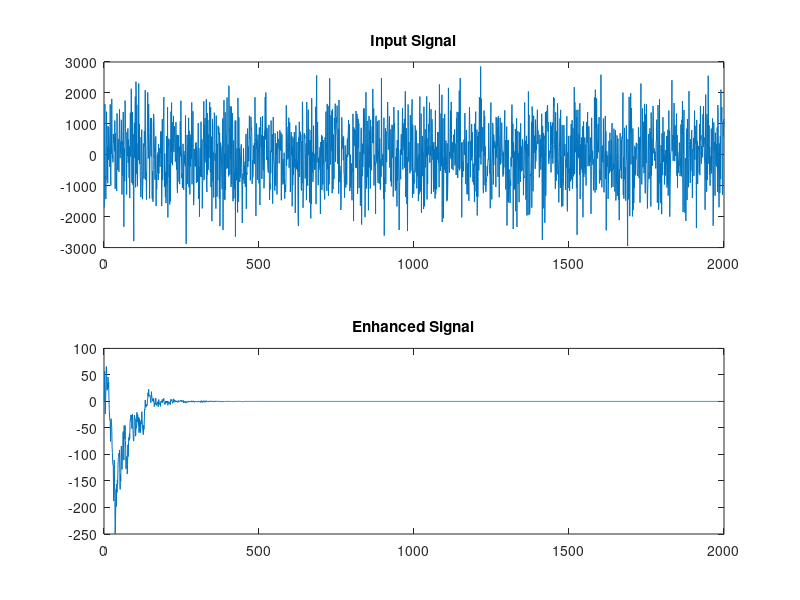

Recreate this plot in MATLAB.
clc
close all
clear all

%Program to illustrate adaptive filtering using the LMS algorithms 

% X delayed input data vector    
% Y measured signal    
% W coefficient vector    
% E enhanced signal

N=30; % filter length
M=0; % delay
w0=1;  % initial value for adaptive filter coefficients
SF=2048; % factor for reducing the data samples - 11 bit ADC assumed
mu=0.04;
X = zeros(N,1);
delay = zeros(1,M+1);
W = w0*ones(N,1);
Y = 0.2 * ( 2*wgn(1,2000,0) + randn(1,2000));
if w0==0
sf = SF; % scaling factor for display
else
sf = SF/N/w0;
end 
for i=1:length(Y)
 if M>0
  delay(2:M+1) = delay(1:M); % shift data for delay
end
delay(1) = Y(i);
 X(2:N) = X(1:N-1); % update buffer
 X(1) = delay(M+1);
E(i) = Y(i)-W'*X;  % the enhanced signal
W = W + 2*mu*E(i)*X; % update the weights
end
subplot(2,1,1),plot(1:length(Y),Y*SF); title('Input Signal');
subplot(2,1,2),plot(1:length(E),E*sf); title('Enhanced Signal');